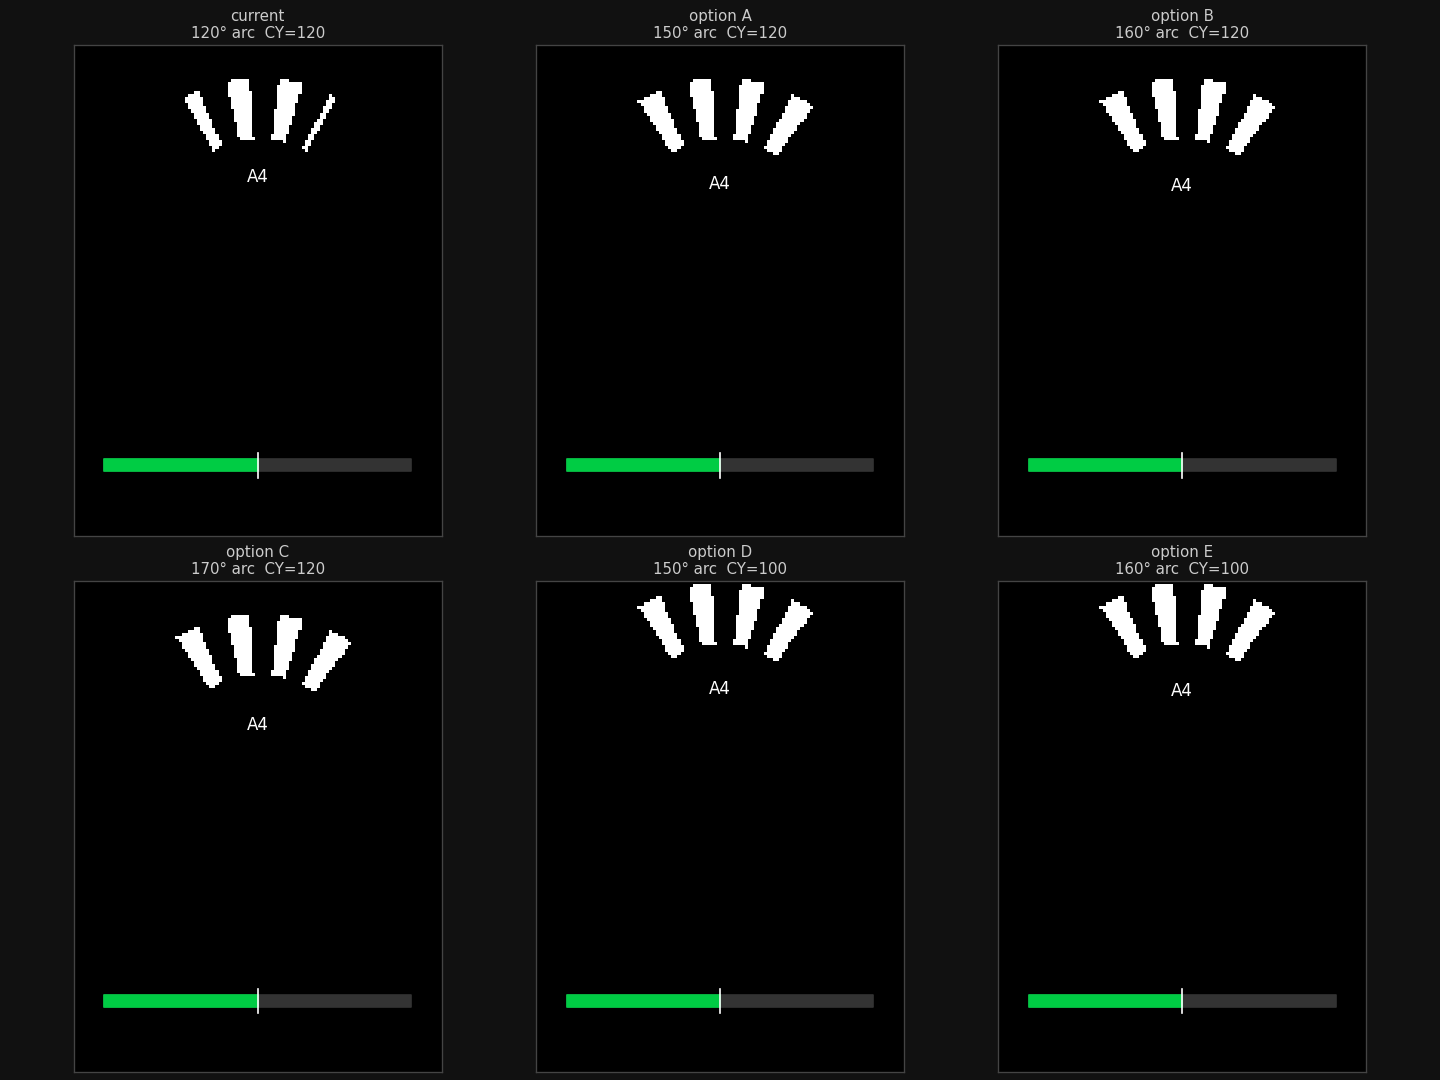

Write Python code to recreate this figure.
"""
arc_mockup.py — visualise strobe arc layout options for the 240x320 CYD display.
Generates a side-by-side PNG of candidate configurations.
"""

import math
import numpy as np
import matplotlib
matplotlib.use('Agg')
import matplotlib.pyplot as plt
import matplotlib.patches as mpatches
from matplotlib.patches import Arc, Wedge
from matplotlib.collections import PatchCollection

LCD_W, LCD_H = 240, 320
CX = LCD_W // 2          # always 120
R_INNER, R_OUTER = 60, 100
N_SEG = 18
FILL_RATIO = 0.45
K_DEMO_PHASE = 0.3       # arbitrary phase offset so segments aren't centred

configs = [
    dict(label="current\n120° arc  CY=120",  cy=120, arc_deg=120),
    dict(label="option A\n150° arc  CY=120",  cy=120, arc_deg=150),
    dict(label="option B\n160° arc  CY=120",  cy=120, arc_deg=160),
    dict(label="option C\n170° arc  CY=120",  cy=120, arc_deg=170),
    dict(label="option D\n150° arc  CY=100",  cy=100, arc_deg=150),
    dict(label="option E\n160° arc  CY=100",  cy=100, arc_deg=160),
]

fig, axes = plt.subplots(2, 3, figsize=(12, 9))
fig.patch.set_facecolor('#111')

def draw_config(ax, cfg):
    cy   = cfg['cy']
    span = cfg['arc_deg']
    half = span / 2.0
    # arc goes from (-90 - half/2) to (-90 + half/2) degrees in screen coords
    # centre of arc is at -90° (straight up in atan2 with y-down)
    arc_min_deg = -90 - half/2   # e.g. -150 for 120°
    arc_max_deg = -90 + half/2   # e.g.  -30 for 120°

    ax.set_facecolor('black')
    ax.set_xlim(0, LCD_W)
    ax.set_ylim(LCD_H, 0)        # y-down to match screen coords
    ax.set_aspect('equal')
    ax.set_xticks([]); ax.set_yticks([])

    # draw display border
    for spine in ax.spines.values():
        spine.set_edgecolor('#444')

    seg_span_rad = 2 * math.pi / N_SEG
    lit_span_rad = seg_span_rad * FILL_RATIO

    # pixel-level render of the annulus arc
    # build a sample image at half resolution for speed
    scale = 2
    img = np.zeros((LCD_H // scale, LCD_W // scale, 3), dtype=np.float32)
    arc_min_rad = math.radians(arc_min_deg)
    arc_max_rad = math.radians(arc_max_deg)

    for py in range(0, LCD_H, scale):
        dy = py - cy
        for px in range(0, LCD_W, scale):
            dx = px - CX
            d2 = dx*dx + dy*dy
            if d2 < R_INNER*R_INNER or d2 > R_OUTER*R_OUTER:
                continue
            angle = math.atan2(dy, dx)
            if angle < arc_min_rad or angle > arc_max_rad:
                continue
            rel = math.fmod(angle - K_DEMO_PHASE, seg_span_rad)
            if rel < 0:
                rel += seg_span_rad
            if rel < lit_span_rad:
                iy, ix = py // scale, px // scale
                img[iy, ix] = (1.0, 1.0, 1.0)   # white segment

    ax.imshow(img, extent=[0, LCD_W, LCD_H, 0], origin='upper',
              interpolation='nearest', zorder=2)

    # note label placeholder
    note_y = cy - R_INNER * math.sin(math.radians(-arc_max_deg)) + 18
    note_y = max(note_y, cy - R_INNER + 20)
    ax.text(CX, note_y, "A4", color='white', fontsize=10,
            ha='center', va='center', zorder=3)

    # bar placeholder
    bar_y = 274
    ax.fill_between([20, 220], bar_y-4, bar_y+4, color='#333', zorder=3)
    ax.fill_between([20, 120], bar_y-4, bar_y+4, color='#00cc44', zorder=4)
    ax.axvline(120, ymin=(LCD_H-bar_y-8)/LCD_H, ymax=(LCD_H-bar_y+8)/LCD_H,
               color='white', lw=1, zorder=5)

    ax.set_title(cfg['label'], color='#ccc', fontsize=9, pad=4)

for ax, cfg in zip(axes.flat, configs):
    draw_config(ax, cfg)

plt.tight_layout(pad=0.5)
out = 'tools/arc_mockup.png'
plt.savefig(out, dpi=120, facecolor='#111')
print(f"saved {out}")
